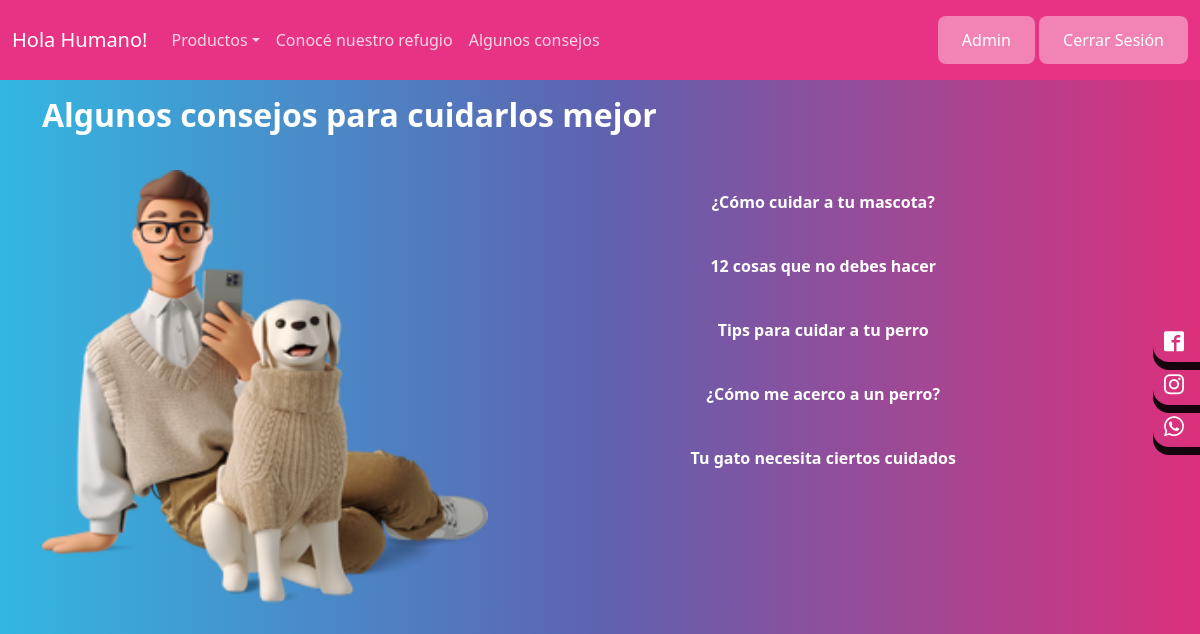
Screenshot of /consejos (signed in) with the database file from the repository.
### tables this page shows
CREATE TABLE consejos (
            id INTEGER PRIMARY KEY AUTOINCREMENT,
            titulo TEXT,
            texto TEXT
        );

### app.py (the view)
@app.route('/consejos')
def consejo():
    if 'email' in session:
        conn = get_db_connection()
        consejos = conn.execute("SELECT * FROM consejos").fetchall()
        conn.close()
        return render_template('consejos.html', consejo=consejos)
    flash('Debes iniciar sesión o registrarte para acceder a la sección de consejos.')
    return redirect(url_for('login'))

### app.py (called while the page is built)
def get_db_connection():
    conn = sqlite3.connect(DB_NAME)
    conn.row_factory = sqlite3.Row
    return conn

### templates/consejos.html (shortened to what this page needs)
{% extends 'base.html'%}
{% block body %}
  <h2 class="mt-2"> Algunos consejos para cuidarlos mejor </h2>
    <div class="caja2">
      <img src="../static/img/pet-dog.png" class="d-block w-100">
    </div>
    {% for c in consejo %}
    <div class="caja4">
      <div class="caja3">
        <strong><a href="/consejos/{{ c.0 }}" style="text-decoration: none;">{{ c.1 }}</a></strong>
      </div>
    </div>
      {% endfor %}
  {% endblock %}

### rows the page displays
consejos: titulo "¿Cómo cuidar a tu mascota?"
consejos: titulo "12 cosas que no debes hacer"
consejos: titulo "Tips para cuidar a tu perro"
consejos: titulo "¿Cómo me acerco a un perro?"
consejos: titulo "Tu gato necesita ciertos cuidados"
